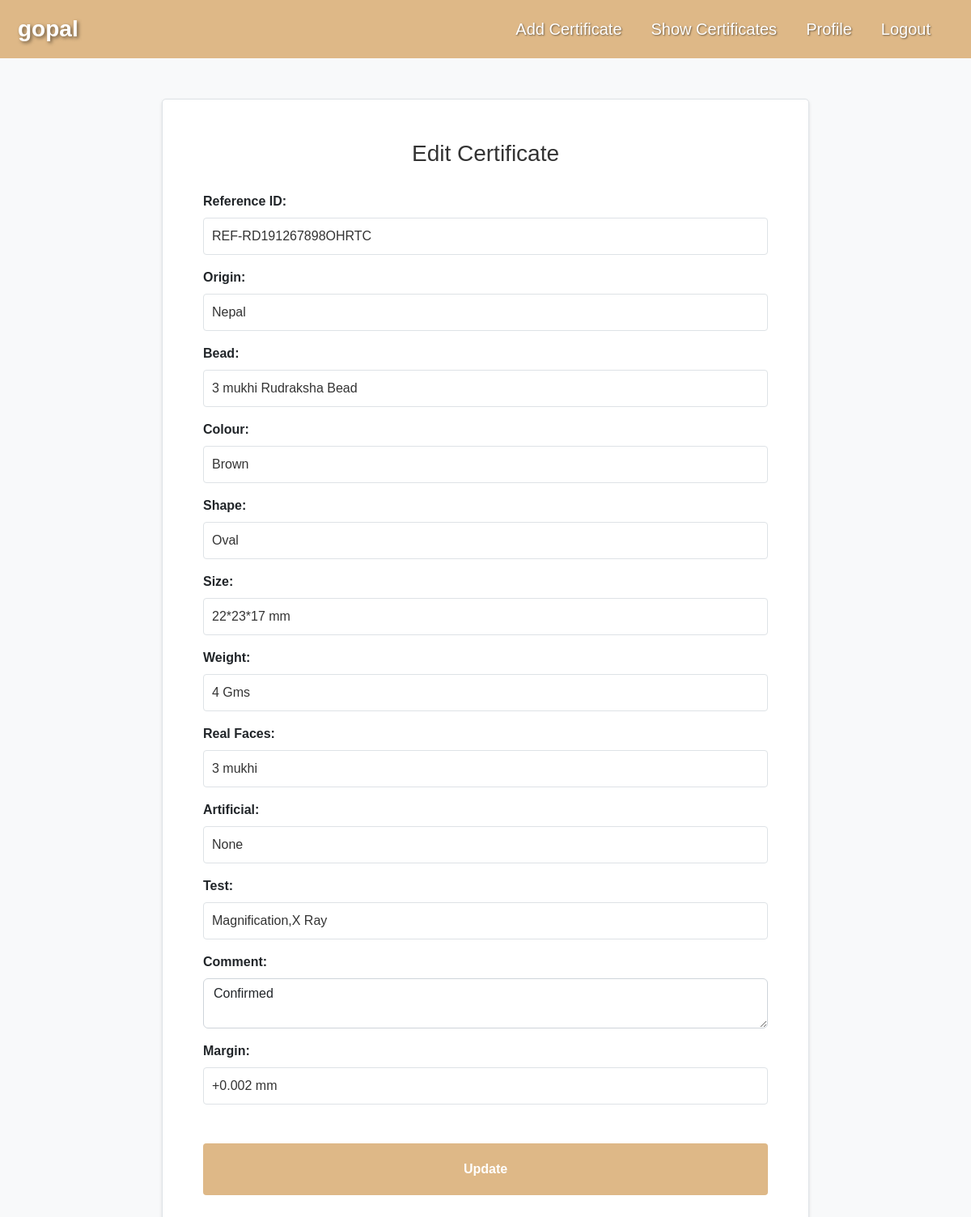
Page /admin/edit.php?id=4 (signed in) on the committed database.
### tables this page shows
CREATE TABLE `certificates` (
  `id` int(11) NOT NULL,
  `ref_id` varchar(200) NOT NULL,
  `img` varchar(200) NOT NULL,
  `origin` varchar(300) NOT NULL,
  `bead` varchar(300) NOT NULL,
  `colour` varchar(200) NOT NULL,
  `shape` varchar(300) NOT NULL,
  `size` varchar(200) NOT NULL,
  `weight` varchar(200) NOT NULL,
  `real_faces` varchar(300) NOT NULL,
  `artificial` varchar(200) NOT NULL,
  `test` varchar(300) NOT NULL,
  `comment` varchar(200) NOT NULL,
  `margin` varchar(300) NOT NULL
);

### admin/edit.php (the view, shortened to what this page needs)
<?php
require_once('conn.php');
if (isset($_GET['id'])) {
  $id = $_GET['id'];
  $stmt = $conn->prepare("SELECT * FROM certificates WHERE id = ?");
  $stmt->bind_param("i", $id);
  $stmt->execute();
  $result = $stmt->get_result();
  $certificate = $result->fetch_assoc();
} else {
  echo "ID parameter is missing.";
  exit;
}
?>
<!DOCTYPE html>
<html lang="en">
<head>
  <link href="https://cdn.jsdelivr.net/npm/bootstrap@5.2.3/dist/css/bootstrap.min.css" rel="stylesheet">
  <link rel="stylesheet" href="nav.css">
</head>
<body>
  <?php include('nav.php'); ?>
  <div class="container">
    <h2>Edit Certificate</h2>
    <form method="POST">
      <div class="mb-3">
        <label for="id" class="form-label">Reference ID:</label>
        <input type="text" class="form-control" id="id" name="id" value="<?php echo $certificate['ref_id']; ?>" required>
      </div>
      <div class="mb-3">
        <label for="origin" class="form-label">Origin:</label>
        <input type="text" class="form-control" id="origin" name="origin" value="<?php echo $certificate['origin']; ?>" required>
      </div>
      <div class="mb-3">
        <label for="bead" class="form-label">Bead:</label>
        <input type="text" class="form-control" id="bead" name="bead" value="<?php echo $certificate['bead']; ?>" required>
      </div>
      <div class="mb-3">
        <label for="colour" class="form-label">Colour:</label>
        <input type="text" class="form-control" id="colour" name="colour" value="<?php echo $certificate['colour']; ?>" required>
      </div>
      <div class="mb-3">
        <label for="shape" class="form-label">Shape:</label>
        <input type="text" class="form-control" id="shape" name="shape" value="<?php echo $certificate['shape']; ?>" required>
      </div>
      <div class="mb-3">
        <label for="size" class="form-label">Size:</label>
        <input type="text" class="form-control" id="size" name="size" value="<?php echo $certificate['size']; ?>" required>
      </div>
      <div class="mb-3">
        <label for="weight" class="form-label">Weight:</label>
        <input type="text" class="form-control" id="weight" name="weight" value="<?php echo $certificate['weight']; ?>" required>
      </div>
      <div class="mb-3">
        <label for="real_faces" class="form-label">Real Faces:</label>
        <input type="text" class="form-control" id="real_faces" name="real_faces" value="<?php echo $certificate['real_faces']; ?>" required>
      </div>
      <div class="mb-3">
        <label for="artificial" class="form-label">Artificial:</label>
        <input type="text" class="form-control" id="artificial" name="artificial" value="<?php echo $certificate['artificial']; ?>" required>
      </div>
      <div class="mb-3">
        <label for="test" class="form-label">Test:</label>
        <input type="text" class="form-control" id="test" name="test" value="<?php echo $certificate['test']; ?>" required>
      </div>
      <div class="mb-3">
        <label for="comment" class="form-label">Comment:</label>
        <textarea class="form-control" id="comment" name="comment" required><?php echo $certificate['comment']; ?></textarea>
      </div>
      <div class="mb-3">
        <label for="margin" class="form-label">Margin:</label>
        <input type="text" class="form-control" id="margin" name="margin" value="<?php echo $certificate['margin']; ?>" required>
      </div>
      <div class="text-center">
        <button type="submit" class="btn-submit mt-5" name="update">Update</button>
      </div>
    </form>
  </div>
</body>
</html>

### admin/edit.php (style rules this page uses)
input[type="text"], textarea { width: 100%; padding: 10px; border: 1px solid #dee2e6; border-radius: 4px; transition: border-color 0.15s ease-in-out, box-shadow 0.15s ease-in-out; font-size: 16px; color: #333333; }
body { background-color: #f8f9fa; font-family: Arial, sans-serif; }
.container { max-width: 800px; margin: 0 auto; padding: 50px; background-color: #ffffff; border: 1px solid #dee2e6; border-radius: 5px; margin-top: 50px; box-shadow: 0 2px 4px rgba(0, 0, 0, 0.1); }
h2 { text-align: center; margin-bottom: 30px; font-size: 28px; color: #333333; }
.form-label { font-weight: bold; }
.btn-submit { display: block; width: 100%; padding: 20px; border-radius: 4px; background-color: burlywood !important; color: #ffffff; font-weight: bold; border: none; cursor: pointer; transition: background 0.3s ease; font-size: 16px; }

### rows in the picture
certificates: id "REF-RD191267898OHRTC", origin "Nepal", bead "3 mukhi Rudraksha Bead", colour "Brown", shape "Oval", size "22*23*17 mm", weight "4 Gms", real_faces "3 mukhi", artificial "None", test "Magnification,X Ray", comment "Confirmed", margin "+0.002 mm"

### other values in the picture
$_SESSION['username'] "gopal"
